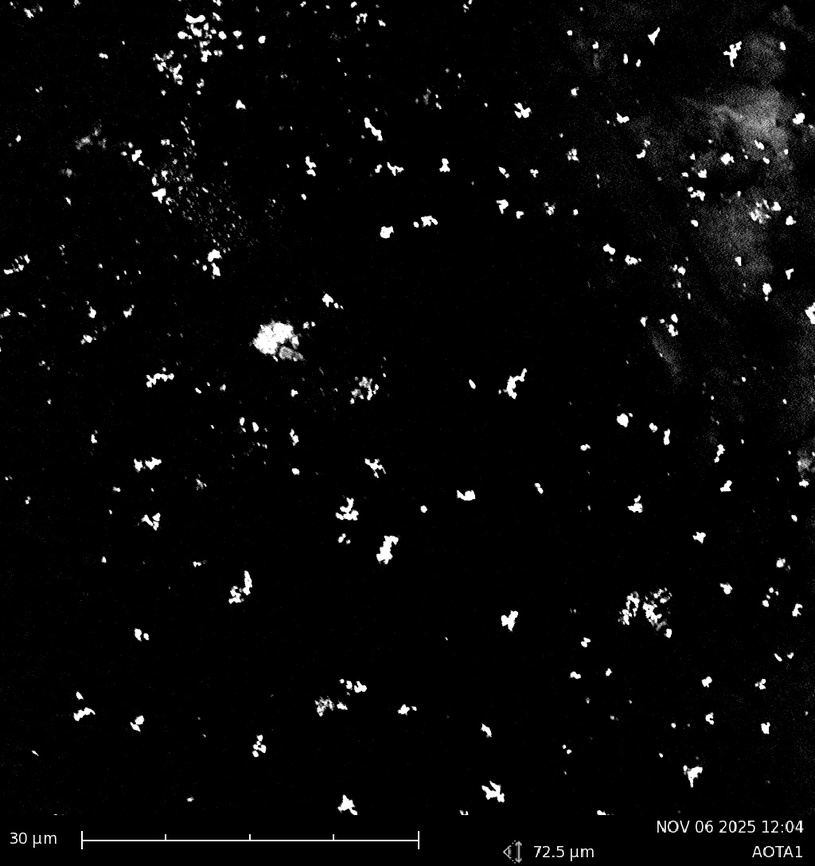
#> input picture Fall 25 Research Images/AOTA10001.jpg, 815 x 866 px, shrunk from 1024 x 1088 before the run
$ python 'Automation V3.py'
#> lines starting #> are read from the running program, lines starting #| are printed output that depends on the picture; after the words box and inside, x2 and y2 are one past the last pixel; in counts of white or black regions, pixels touching at a corner belong together
from tkinter import Tk, filedialog
import cv2
import numpy as np
import pandas as pd
import matplotlib.pyplot as plt

# --- File picker ---
Tk().withdraw()
image_path = filedialog.askopenfilename(
    title="Select SEM image",
    filetypes=[("Image files", "*.jpg *.jpeg *.png *.tif *.tiff")]
)
#> the answer given: ../Fall 25 Research Images/AOTA10001.jpg

img = cv2.imread(image_path)
#> img is the input picture: shape (866, 815, 3); min 0, max 255, mean 7.9
if img is None:
    raise FileNotFoundError(f"Could not read image at: {image_path}")

# --- Ask user for scale information ---
micron_scale = float(input("Enter the scale bar length in microns: "))
#> the answer given: 3
pixel_scale = img.shape[0]
#> pixel_scale = 866

# Convert to nanometers per pixel
nm_per_pixel = (micron_scale * 1000) / pixel_scale
#> nm_per_pixel = 3.46

# --- Preprocessing ---
gray = cv2.cvtColor(img, cv2.COLOR_BGR2GRAY)
blur = cv2.GaussianBlur(gray, (5, 5), 0)
thresh = cv2.adaptiveThreshold(
    blur, 255, cv2.ADAPTIVE_THRESH_GAUSSIAN_C,
    cv2.THRESH_BINARY_INV, 11, 2
)
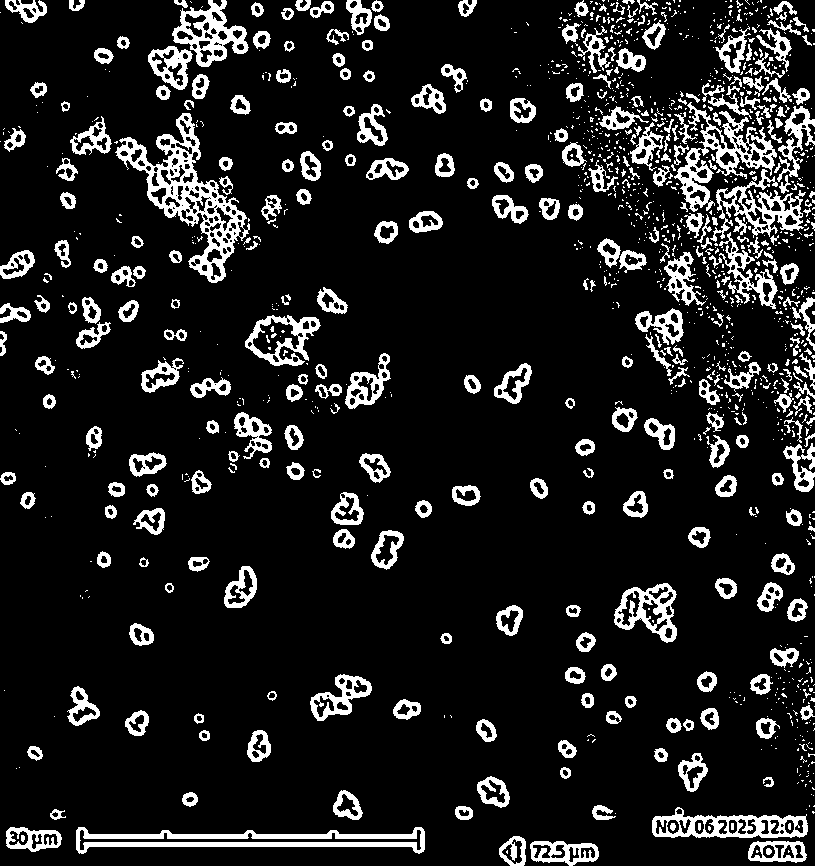
#> thresh: shape (866, 815); 12.3% white; 1343 white regions (994 under 20 px)

# --- Contour detection ---
contours, _ = cv2.findContours(thresh, cv2.RETR_EXTERNAL, cv2.CHAIN_APPROX_SIMPLE)
#> contours = 1323 contours, 1046 with area under 20; largest, box (x1, y1, x2, y2) and area: (115, 113, 250, 283) 7325, (76, 827, 425, 854) 4557, (674, 102, 777, 212) 3486, (652, 807, 808, 838) 3151, (172, 0, 249, 67) 2684
areas_px = []

for cnt in contours:
    area = cv2.contourArea(cnt)
    if area > 10:
        areas_px.append(area)
        cv2.drawContours(img, [cnt], -1, (0, 0, 255), 1)
#> this loop made 1323 passes
#> area on passes 1 to 3: 1053.5, 1240.5, 592
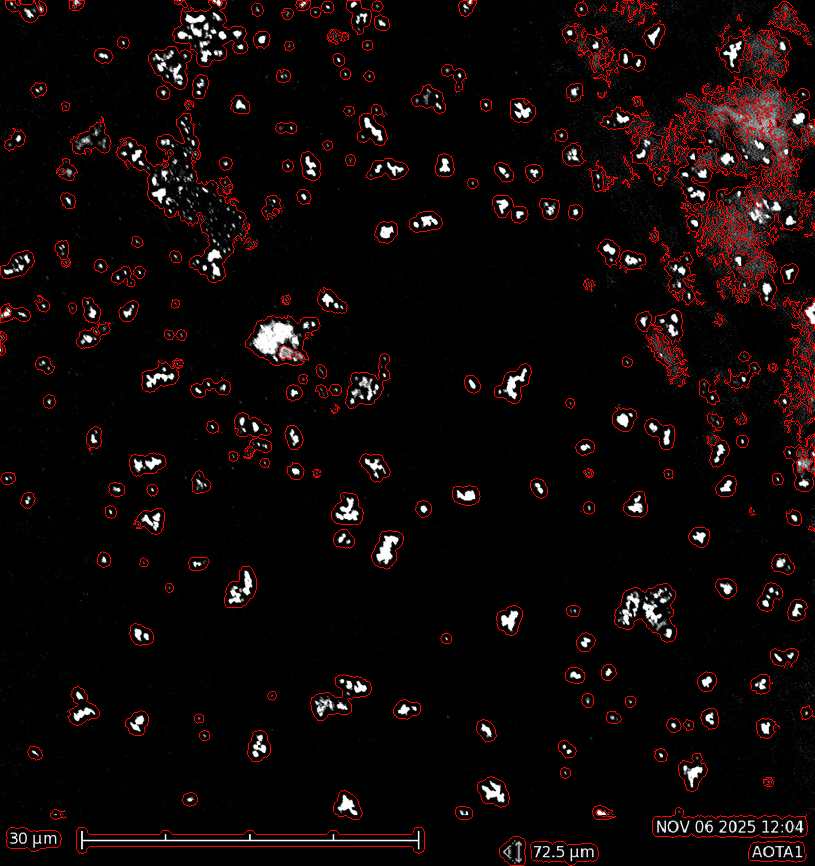
#> img: shape (866, 815, 3); 3.38% of pixels changed, all inside (x1, y1, x2, y2) = (0, 0, 815, 866)
#> after the loop, areas_px = 335 values, max 7325 at index 246, min 10.5 at index 100, mean 285.6

# --- Area calculations ---
areas_nm2 = np.array(areas_px) * (nm_per_pixel ** 2)
#> areas_nm2 = 335 values, max 87905.2 at index 246, min 126 at index 100, mean 3427.7
areas_um2 = areas_nm2 / 1e6
#> areas_um2 = 335 values, max 0.0879 at index 246, min 0.000126 at index 100, mean 0.00343

# --- Statistics ---
avg_area = np.mean(areas_um2)
#> avg_area = 0.00343
std_area = np.std(areas_um2)
#> std_area = 0.00739

# --- Outputs ---
cv2.imwrite("sem_outlined.jpg", img)
pd.DataFrame(areas_um2, columns=["Area_µm²"]).to_csv("nanoparticle_areas.csv", index=False)

print(f"\nDetected {len(areas_um2)} nanoparticles")
#| Detected 335 nanoparticles
print(f"Average area: {avg_area:.4f} µm²")
#| Average area: 0.0034 µm²
print(f"Std. dev.:    {std_area:.4f} µm²")
#| Std. dev.:    0.0074 µm²

# --- Histogram ---
plt.figure(figsize=(6, 4))
plt.hist(areas_um2, bins=30, color='steelblue', edgecolor='black')
plt.xlabel("Particle area (µm²)")
plt.ylabel("Count")
plt.title("Nanoparticle Size Distribution")
plt.tight_layout()
plt.savefig("nanoparticle_size_distribution.png", dpi=300)
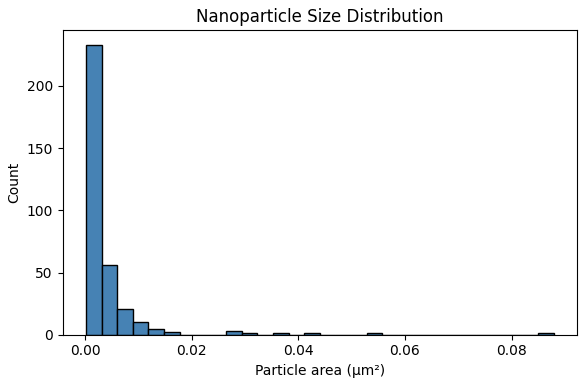
#> figure drawn by matplotlib, 1 panel; tallest bar 233 high, from x = 0.000126 to 0.00305
plt.show()

$ run again, on Fall 25 Research Images/CTABA10001.jpg
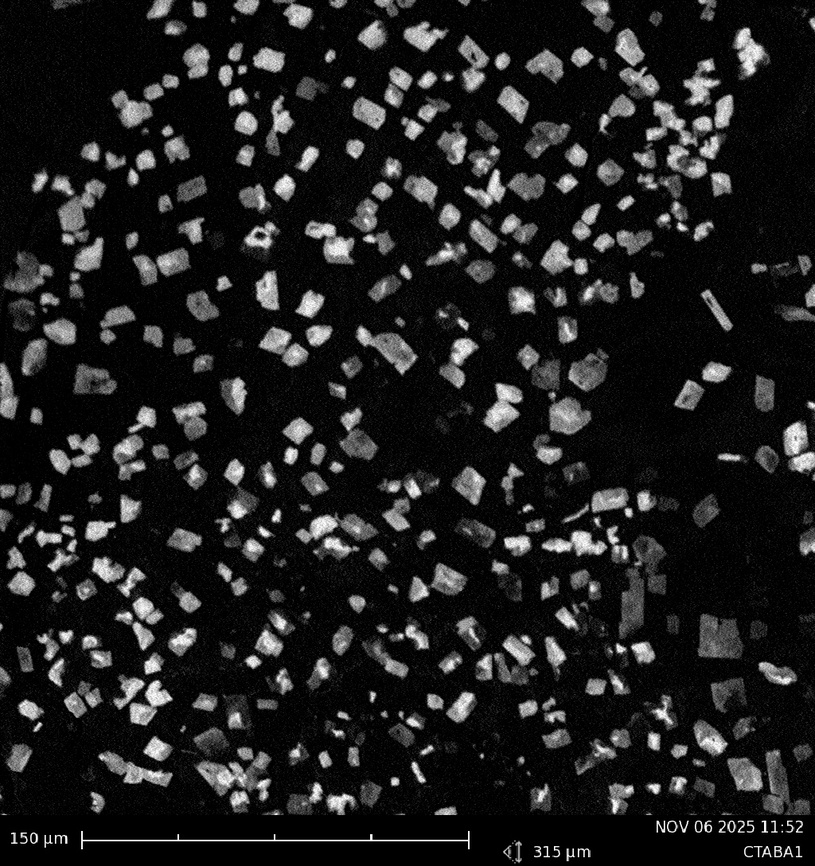
#> input picture Fall 25 Research Images/CTABA10001.jpg, 815 x 866 px, shrunk from 1024 x 1088 before the run
#> img is the input picture: shape (866, 815, 3); min 0, max 255, mean 31.4
#> `thresh = cv2.adaptiveThreshold( blur, 255, cv2.ADAPTIVE_THRESH_GAUSSIA..`:
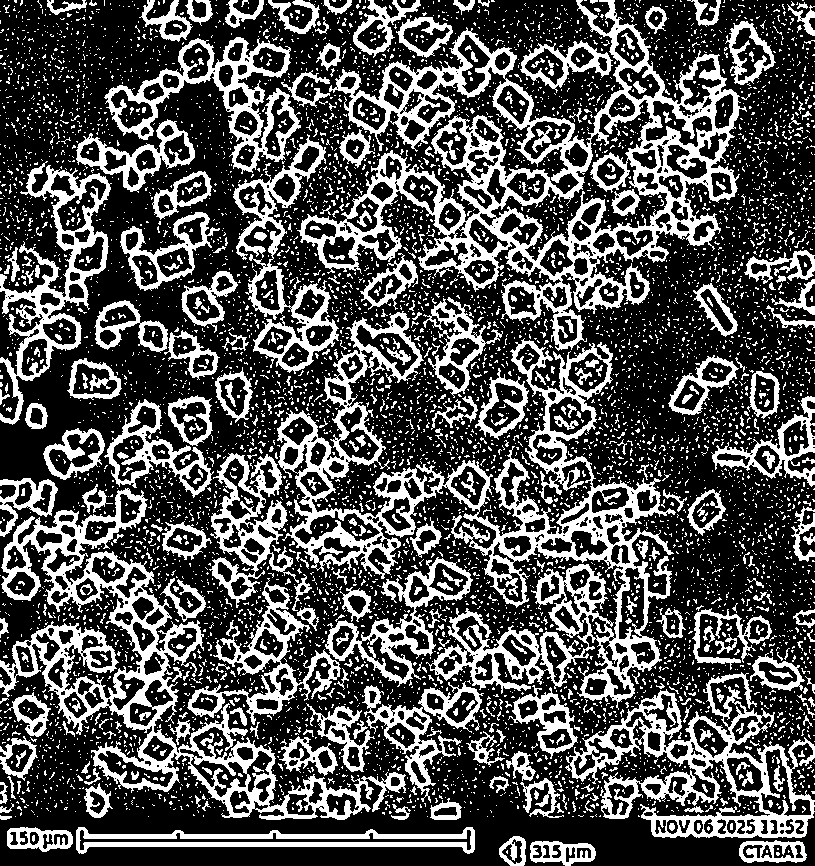
#> thresh: shape (866, 815); 31.9% white; 6987 white regions (6558 under 20 px)
#> contours = 6283 contours, 6146 with area under 20; largest, box (x1, y1, x2, y2) and area: (297, 0, 747, 351) 64613, (277, 311, 676, 710) 49202, (0, 488, 406, 820) 31983, (565, 672, 815, 838) 17848, (104, 37, 301, 174) 10105
#> the loop `for cnt in contours:` made 6283 passes
#> area on passes 1 to 3: 1199, 1245, 592
#> after the loop `for cnt in contours:`: areas_px = 244 values, max 64613 at index 233, min 10.5 at index 9, mean 1211.5
#> areas_nm2 = 244 values, max 775401.5 at index 233, min 126 at index 9, mean 14538.6
#> areas_um2 = 244 values, max 0.775 at index 233, min 0.000126 at index 9, mean 0.0145
#> avg_area = 0.0145
#> std_area = 0.0693
#| Detected 244 nanoparticles
#| Average area: 0.0145 µm²
#| Std. dev.:    0.0693 µm²
#> `plt.savefig("nanoparticle_size_distribution.png", dpi=300)`:
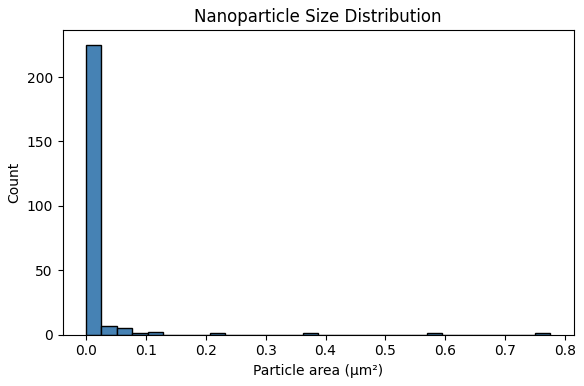
#> figure drawn by matplotlib, 1 panel; tallest bar 225 high, from x = 0.000126 to 0.026

$ run again, on Fall 25 Research Images/CTABB10001.jpg
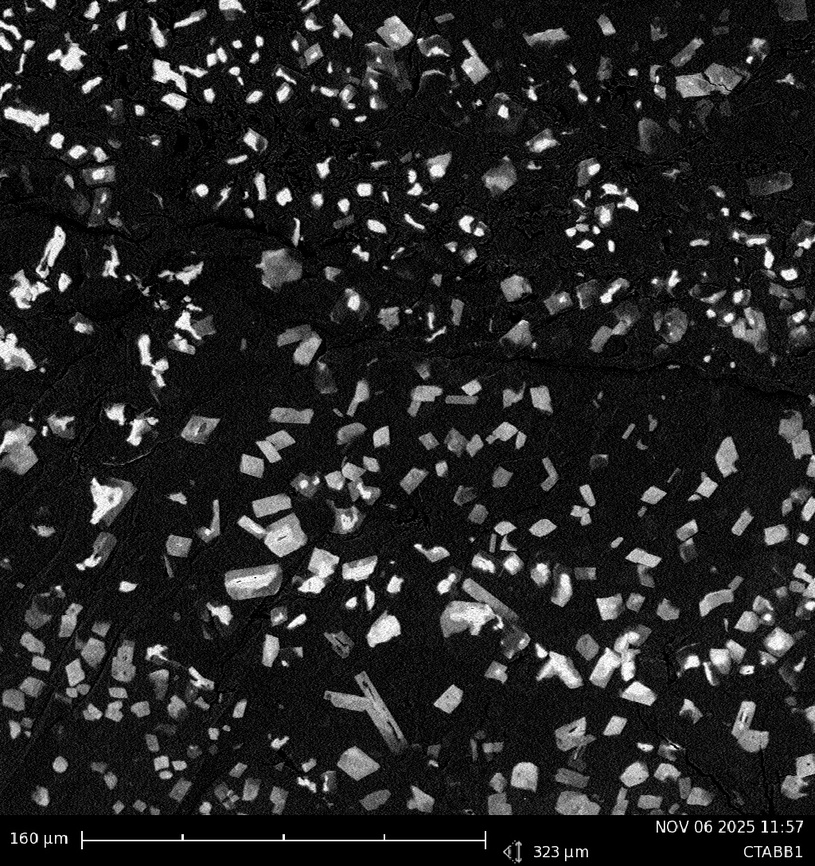
#> input picture Fall 25 Research Images/CTABB10001.jpg, 815 x 866 px, shrunk from 1024 x 1088 before the run
#> img is the input picture: shape (866, 815, 3); min 0, max 255, mean 37.5
#> thresh: shape (866, 815); 40.9% white; 4964 white regions (3854 under 20 px)
#> contours = 4438 contours, 3997 with area under 20; largest, box (x1, y1, x2, y2) and area: (0, 385, 815, 838) 77646, (264, 0, 670, 376) 46866, (188, 344, 563, 698) 34886, (85, 0, 335, 241) 17568, (0, 570, 238, 751) 17364
#> the loop `for cnt in contours:` made 4438 passes
#> area on passes 1 to 3: 1151, 1255, 592
#> after the loop `for cnt in contours:`:
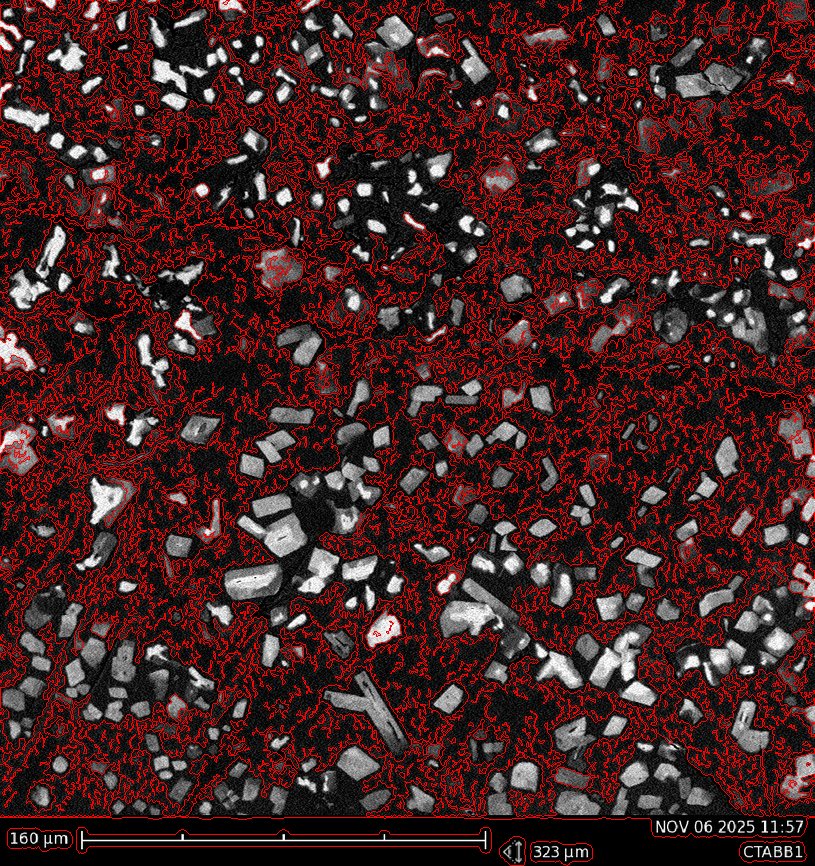
#> img: shape (866, 815, 3); 13.86% of pixels changed, all inside (x1, y1, x2, y2) = (0, 0, 815, 866)
#> after the loop `for cnt in contours:`: areas_px = 971 values, max 77646 at index 497, min 10.5 at index 17, mean 332.7
#> areas_nm2 = 971 values, max 931806.7 at index 497, min 126 at index 17, mean 3993.1
#> areas_um2 = 971 values, max 0.932 at index 497, min 0.000126 at index 17, mean 0.00399
#> avg_area = 0.00399
#> std_area = 0.0399
#| Detected 971 nanoparticles
#| Average area: 0.0040 µm²
#| Std. dev.:    0.0399 µm²
#> `plt.savefig("nanoparticle_size_distribution.png", dpi=300)`:
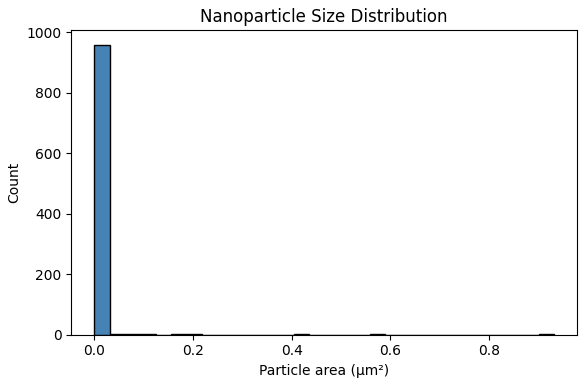
#> figure drawn by matplotlib, 1 panel; tallest bar 958 high, from x = 0.000126 to 0.0312

$ run again, on Fall 25 Research Images/NOCOA0001.jpg
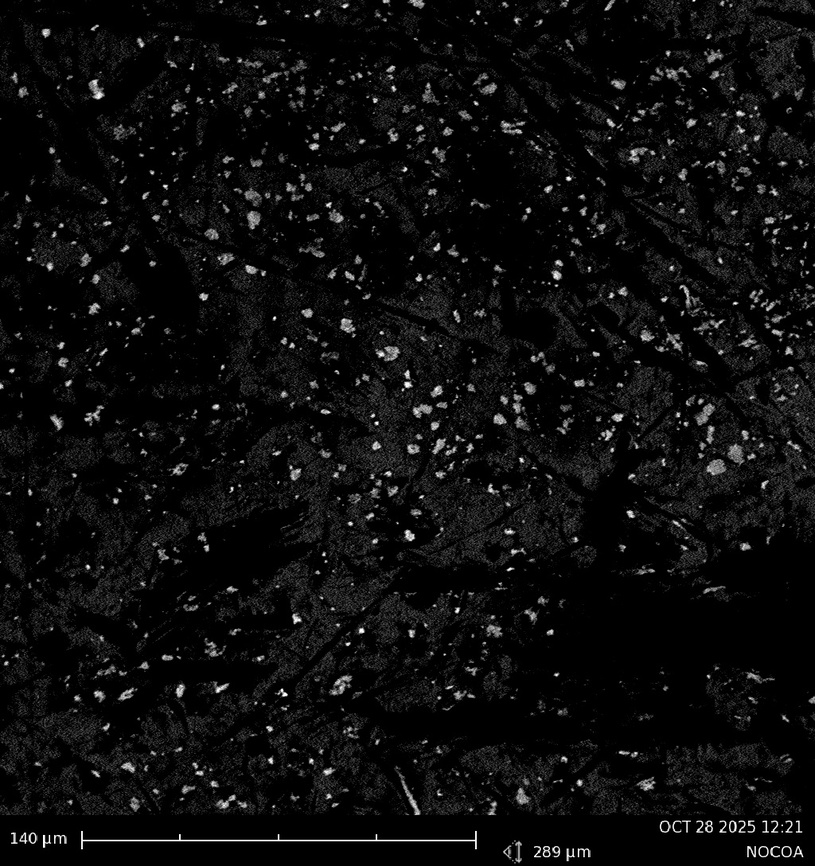
#> input picture Fall 25 Research Images/NOCOA0001.jpg, 815 x 866 px, shrunk from 1024 x 1088 before the run
#> img is the input picture: shape (866, 815, 3); min 0, max 255, mean 13
#> thresh: shape (866, 815); 34.4% white; 2237 white regions (1652 under 20 px)
#> contours = 2055 contours, 1673 with area under 20; largest, box (x1, y1, x2, y2) and area: (74, 138, 587, 818) 89584, (510, 12, 815, 507) 50941, (157, 0, 467, 220) 15842, (374, 742, 806, 838) 13122, (52, 466, 214, 621) 5334
#> the loop `for cnt in contours:` made 2055 passes
#> area on passes 1 to 3: 1204, 1189, 592
#> after the loop `for cnt in contours:`:
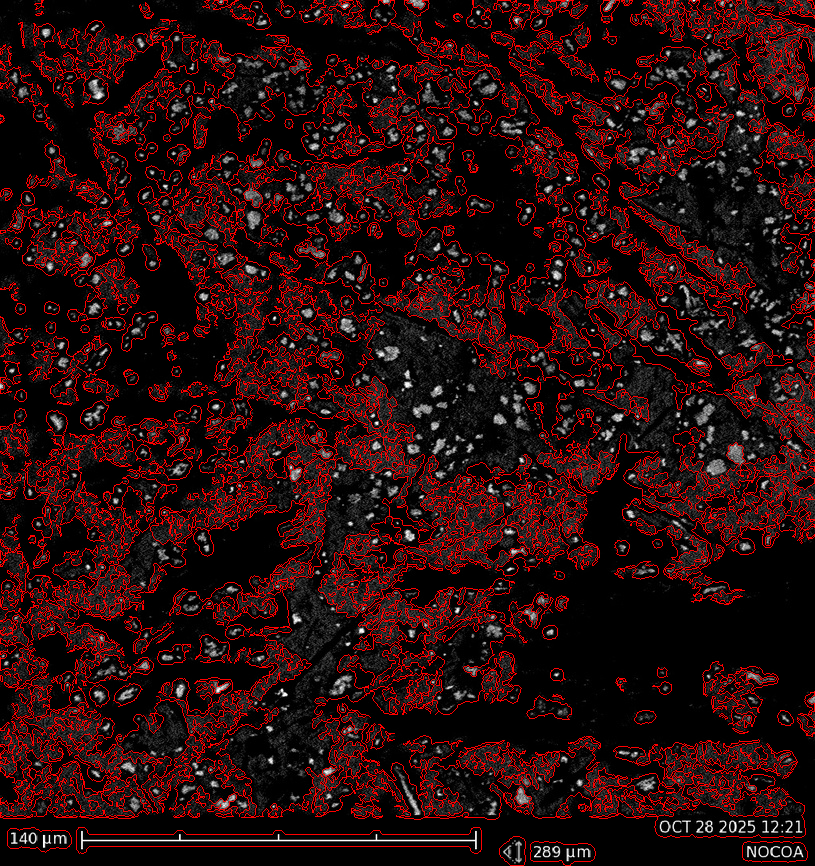
#> img: shape (866, 815, 3); 12.09% of pixels changed, all inside (x1, y1, x2, y2) = (0, 0, 815, 866)
#> after the loop `for cnt in contours:`: areas_px = 555 values, max 89584 at index 446, min 10.5 at index 22, mean 482.6
#> areas_nm2 = 555 values, max 1075071.1 at index 446, min 126 at index 22, mean 5792
#> areas_um2 = 555 values, max 1.08 at index 446, min 0.000126 at index 22, mean 0.00579
#> avg_area = 0.00579
#> std_area = 0.0536
#| Detected 555 nanoparticles
#| Average area: 0.0058 µm²
#| Std. dev.:    0.0536 µm²
#> `plt.savefig("nanoparticle_size_distribution.png", dpi=300)`:
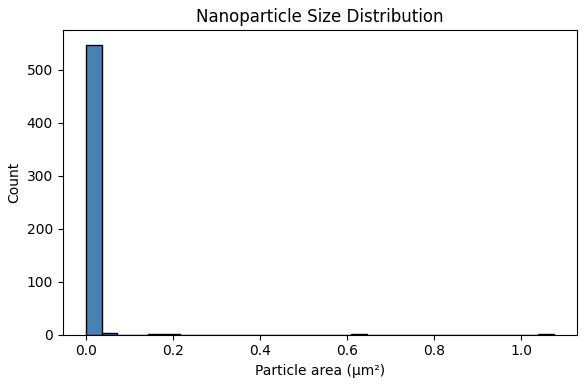
#> figure drawn by matplotlib, 1 panel; tallest bar 547 high, from x = 0.000126 to 0.036
